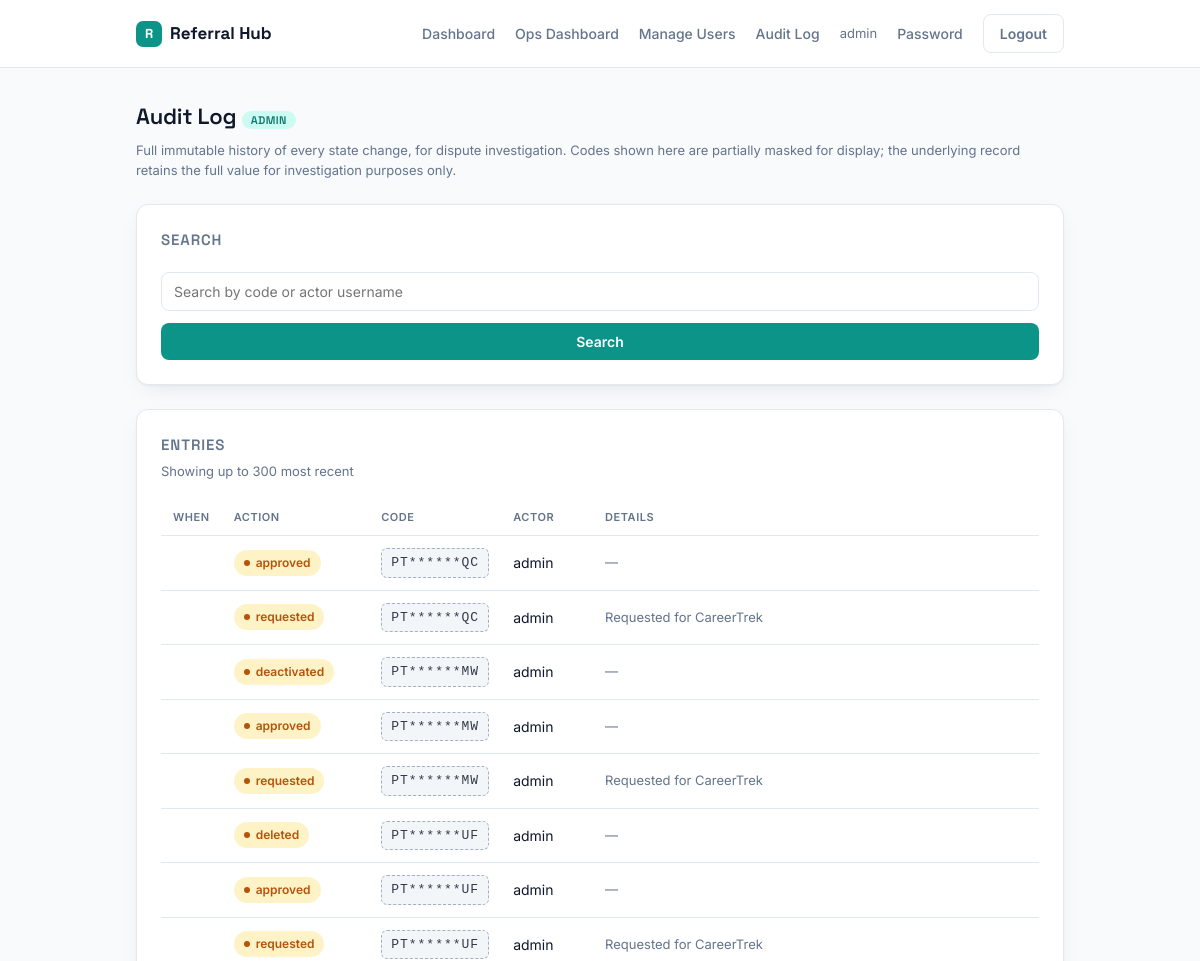
/audit-log/ (signed in, upper part), run on an earlier commit of the app's database.
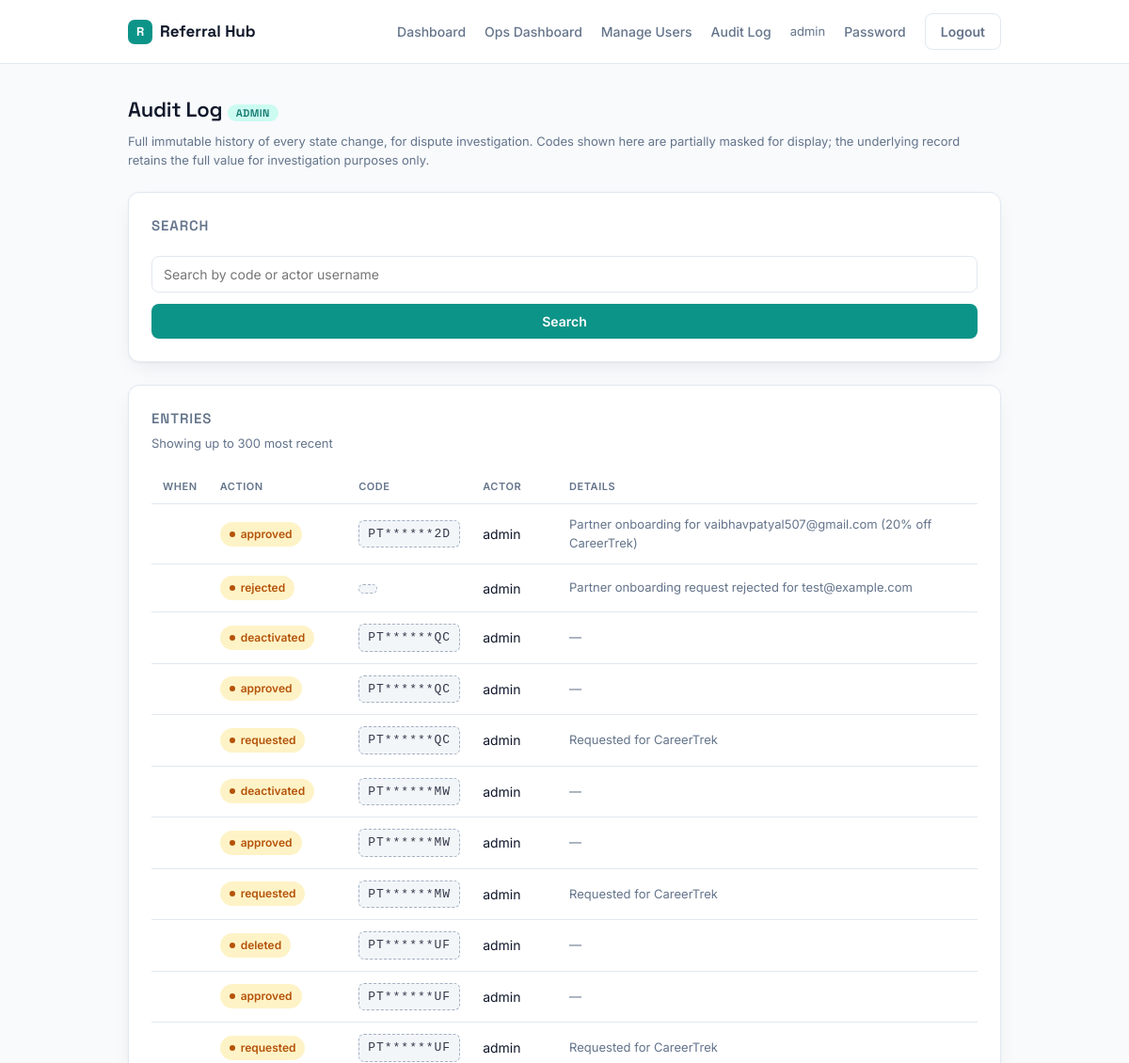
And on a later commit of the database.
### referrals/models.py (models this page shows, shortened)
class AuditLog(models.Model):
    referral_code = models.ForeignKey(ReferralCode, null=True, blank=True, on_delete=models.SET_NULL, related_name="audit_entries")
    code_snapshot = models.CharField(max_length=30, blank=True)
    action = models.CharField(max_length=25, choices=AUDIT_ACTION_CHOICES)
    actor = models.ForeignKey(settings.AUTH_USER_MODEL, null=True, blank=True, on_delete=models.SET_NULL, related_name="audit_actions")
    details = models.TextField(blank=True)
    timestamp = models.DateTimeField(auto_now_add=True)
    class Meta:
        ordering = ["-timestamp"]

### referrals/views.py (the view)
# urls.py: path("audit-log/", views.audit_log, name="audit_log"),
@login_required
def audit_log(request):
    if not request.user.is_staff:
        raise PermissionDenied("Admin access only.")
    entries = AuditLog.objects.select_related("actor", "referral_code")
    q = request.GET.get("q", "").strip()
    if q:
        entries = entries.filter(Q(code_snapshot__icontains=q) | Q(actor__username__icontains=q))
    return render(request, "referrals/audit_log.html", {"entries": entries[:300], "q": q})

### referrals/masking.py (called while the page is built)
def mask_code(code):
    if not code:
        return code
    if len(code) <= 4:
        return code[0] + "*" * (len(code) - 1)
    return code[:2] + "*" * (len(code) - 4) + code[-2:]

### referrals/templatetags/referral_extras.py (called while the page is built)
@register.filter
def mask_code(value):
    return _mask_code(value)

### referrals/templates/referrals/audit_log.html (shortened to what this page needs)
{% extends "referrals/base.html" %}
{% load referral_extras %}
{% block body %}
<div class="page">
  <h1>Audit Log <span class="role-badge">Admin</span></h1>
  <p class="subtext" style="margin-bottom:24px">Full immutable history of every state change, for dispute investigation. Codes shown here are partially masked for display; the underlying record retains the full value for investigation purposes only.</p>
  <div class="card">
    <div class="card-head"><h3>Search</h3></div>
    <form method="get" class="toolbar">
      <input type="text" name="q" value="{{ q }}" placeholder="Search by code or actor username">
      <button type="submit">Search</button>
    </form>
  </div>
  <div class="card">
    <div class="card-head">
      <h3>Entries</h3>
      <span class="subtext">Showing up to 300 most recent{% if q %} matching "{{ q }}"{% endif %}</span>
    </div>
    <div class="table-wrap">
    <table>
    <tr><th>When</th><th>Action</th><th>Code</th><th>Actor</th><th>Details</th></tr>
    {% for e in entries %}
    <tr>
      <td>{{ e.created_at|date:"M d, H:i:s" }}</td>
      <td><span class="badge badge-pending">{{ e.action }}</span></td>
      <td>
        <span class="code-chip code-masked" title="Full code visible only to the assigned recipient">
          {{ e.code_snapshot|mask_code }}
        </span>
      </td>
      <td>{{ e.actor.username|default:"system" }}</td>
      <td class="subtext">{{ e.details|default:"—" }}</td>
    </tr>
    {% empty %}
    <tr class="empty-row"><td colspan="5">No matching entries.</td></tr>
    {% endfor %}
    </table>
    </div>
  </div>
</div>
{% endblock %}

### referrals/templates/referrals/base.html (shortened to what this page needs)
{% load static %}<!DOCTYPE html>
<html lang="en">
<head>
<link rel="stylesheet" href="{% static 'referrals/css/main.css' %}">
</head>
<body>
{% if request.user.is_authenticated %}
<nav class="nav">
  <div class="nav-inner">
    <div class="brand"><span class="brand-mark">R</span> Referral Hub</div>
    <div class="nav-links">
      {% if not is_ops or request.user.is_staff %}<a href="{% url 'user_dashboard' %}">Dashboard</a>{% endif %}
      {% if is_ops or request.user.is_staff %}<a href="{% url 'ops_dashboard' %}">Ops Dashboard</a>{% endif %}
      {% if request.user.is_staff %}<a href="{% url 'manage_users' %}">Manage Users</a>{% endif %}
      {% if request.user.is_staff %}<a href="{% url 'audit_log' %}">Audit Log</a>{% endif %}
      <span class="nav-user">{{ request.user.username }}</span>
      <a href="{% url 'change_password' %}">Password</a>
      <form action="{% url 'logout' %}" method="post" class="inline-form">{% csrf_token %}<button type="submit" class="btn-ghost">Logout</button></form>
    </div>
  </div>
</nav>
{% endif %}
{% block body %}{% endblock %}
</body>
</html>

### referrals/static/referrals/css/main.css (style rules this page uses)
:root { --bg: #F8FAFC; --surface: #FFFFFF; --surface-alt: #F1F5F9; --border: #E2E8F0; --ink: #0F172A; --ink-muted: #64748B; --primary: #0D9488; --primary-dark: #0F766E; --primary-soft: #CCFBF1; --amber: #B45309; --amber-soft: #FEF3C7; --emerald: #047857; --emerald-soft: #D1FAE5; --rose: #BE123C; --rose-soft: #FFE4E6; --radius: 12px; --radius-sm: 8px; --shadow: 0 1px 2px rgba(15,23,42,.04), 0 8px 24px -8px rgba(15,23,42,.10); }
* { box-sizing: border-box; }
body { margin: 0; background: var(--bg); color: var(--ink); font-family: 'Inter', -apple-system, sans-serif; font-size: 15px; line-height: 1.5; -webkit-font-smoothing: antialiased; }
h1, h2, h3 { font-family: 'Space Grotesk', 'Inter', sans-serif; font-weight: 600; letter-spacing: -0.01em; margin: 0 0 4px; }
h1 { font-size: 22px; }
h3 { font-size: 15px; color: var(--ink-muted); text-transform: uppercase; letter-spacing: .06em; font-weight: 600; }
a { color: var(--primary-dark); text-decoration: none; }
.nav { background: var(--surface); border-bottom: 1px solid var(--border); position: sticky; top: 0; z-index: 10; }
.nav-inner { max-width: 960px; margin: 0 auto; padding: 14px 24px; display: flex; align-items: center; justify-content: space-between; }
.brand { display: flex; align-items: center; gap: 8px; font-family: 'Space Grotesk', sans-serif; font-weight: 700; font-size: 17px; color: var(--ink); }
.brand-mark { width: 26px; height: 26px; border-radius: 7px; background: var(--primary); color: #fff; display: grid; place-items: center; font-size: 13px; font-weight: 700; flex-shrink: 0; }
.nav-links { display: flex; align-items: center; gap: 20px; font-size: 14px; }
.nav-links a { color: var(--ink-muted); font-weight: 500; }
.nav-user { color: var(--ink-muted); font-size: 13px; }
.page { max-width: 960px; margin: 0 auto; padding: 32px 24px 64px; }
.card { background: var(--surface); border: 1px solid var(--border); border-radius: var(--radius); box-shadow: var(--shadow); padding: 24px; margin-bottom: 24px; }
.card-head { margin-bottom: 16px; }
.subtext { color: var(--ink-muted); font-size: 13px; margin-top: 8px; }
input[type=text], input[type=email], input[type=password], input[type=number], select { width: 100%; padding: 10px 12px; margin: 4px 0 2px; border: 1px solid var(--border); border-radius: var(--radius-sm); background: var(--surface); color: var(--ink); font-size: 14px; font-family: inherit; }
button, .btn { display: inline-flex; align-items: center; justify-content: center; gap: 6px; padding: 10px 16px; border-radius: var(--radius-sm); border: 0; font-size: 14px; font-weight: 600; font-family: inherit; cursor: pointer; background: var(--primary); color: #fff; transition: background .15s ease; }
.btn-ghost { background: transparent; color: var(--ink-muted); border: 1px solid var(--border); }
.inline-form { display: inline-block; }
.toolbar { display: flex; gap: 10px; align-items: flex-start; flex-wrap: wrap; }
.table-wrap { overflow-x: auto; }
table { width: 100%; border-collapse: collapse; }
th { text-align: left; font-size: 11px; text-transform: uppercase; letter-spacing: .05em; color: var(--ink-muted); font-weight: 600; padding: 10px 12px; border-bottom: 1px solid var(--border); }
td { padding: 12px; border-bottom: 1px solid var(--border); font-size: 14px; vertical-align: middle; }
.code-chip { font-family: 'IBM Plex Mono', monospace; font-size: 13px; letter-spacing: .02em; background: var(--surface-alt); border: 1.5px dashed #94A3B8; border-radius: 6px; padding: 4px 9px; display: inline-block; white-space: nowrap; }
.badge { display: inline-flex; align-items: center; gap: 6px; font-size: 12px; font-weight: 600; padding: 4px 10px; border-radius: 999px; }
.badge::before { content: ""; width: 6px; height: 6px; border-radius: 50%; background: currentColor; }
.badge-pending { background: var(--amber-soft); color: var(--amber); }
.role-badge { font-size: 11px; font-weight: 600; padding: 2px 9px; border-radius: 999px; background: var(--primary-soft); color: var(--primary-dark); text-transform: uppercase; letter-spacing: .03em; }
.nav-inner, .page { padding-left: 16px; padding-right: 16px; }
.toolbar { flex-direction: column; align-items: stretch; }

### referrals/templates/referrals/audit_log.html (style rules this page uses)
.code-masked { font-family: monospace; letter-spacing: 1px; opacity: 0.85; cursor: default; }

What changed in the data, as far as the page shows it:
added AuditLog: action "approved", code_snapshot|mask_code "PT******2D", actor.username "admin", details "Partner onboarding for vaibhavpatyal507@gmail.com (20% off CareerTrek)"
added AuditLog: action "rejected", actor.username "admin", details "Partner onboarding request rejected for test@example.com"
added AuditLog: action "deactivated", code_snapshot|mask_code "PT******QC", actor.username "admin", details "—"
